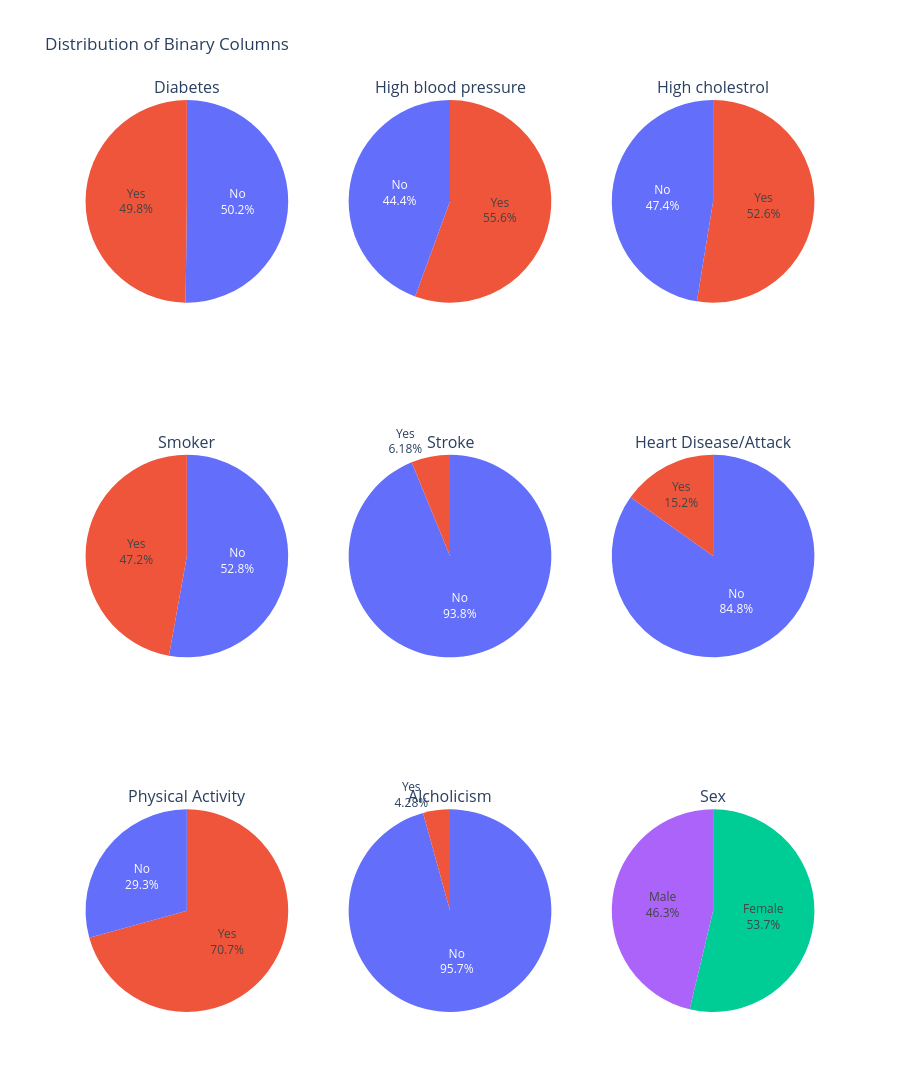

Notebook cell for this chart:
### Code cell
# customize titles for each binary column
titles = ['Diabetes', 'High blood pressure', 'High cholestrol', 'Smoker', 'Stroke', 'Heart Disease/Attack', 'Physical Activity',
          'Alcholicism', 'Sex']

# create a 3x3 subplot to visualize the binary columns using pie charts
fig = make_subplots(
    rows=3, cols=3,
    subplot_titles=titles,
    specs=[[{'type': 'domain'}]*3]*3  # each cell holds a pie chart
    )

# loop through each column to add it to the subplot with a customized title and percentage of each value
for i, (col, title) in enumerate(zip(bin_cols, titles)):
    counts = df_c[col].value_counts().reset_index()
    counts.columns = [col, 'Count']

    row = i // 3 + 1
    col_pos = i % 3 + 1

    # add the figure to the subplot
    fig.add_trace(
        go.Pie(labels=counts[col], values=counts['Count'], textinfo='percent+label'),
        row=row, col=col_pos
    )
# customize the graph
fig.update_layout(
    height=1100,
    title_text='Distribution of Binary Columns',
    template='plotly_white',
    showlegend=False
)

fig.show()

### Figure 1 — Plotly figure (JSON) as saved in the notebook; plotly's stock layout.template omitted (floating-point values rounded to 4 significant figures)
{"data": [{"domain": {"x": [0, 0.2889], "y": [0.7778, 1]}, "labels": ["No", "Yes"], "textinfo": "percent+label", "type": "pie", "values": [6024, 5976]}, {"domain": {"x": [0.3556, 0.6444], "y": [0.7778, 1]}, "labels": ["Yes", "No"], "textinfo": "percent+label", "type": "pie", "values": [6671, 5329]}, {"domain": {"x": [0.7111, 1], "y": [0.7778, 1]}, "labels": ["Yes", "No"], "textinfo": "percent+label", "type": "pie", "values": [6307, 5693]}, {"domain": {"x": [0, 0.2889], "y": [0.3889, 0.6111]}, "labels": ["No", "Yes"], "textinfo": "percent+label", "type": "pie", "values": [6340, 5660]}, {"domain": {"x": [0.3556, 0.6444], "y": [0.3889, 0.6111]}, "labels": ["No", "Yes"], "textinfo": "percent+label", "type": "pie", "values": [11258, 742]}, {"domain": {"x": [0.7111, 1], "y": [0.3889, 0.6111]}, "labels": ["No", "Yes"], "textinfo": "percent+label", "type": "pie", "values": [10179, 1821]}, {"domain": {"x": [0, 0.2889], "y": [0, 0.2222]}, "labels": ["Yes", "No"], "textinfo": "percent+label", "type": "pie", "values": [8482, 3518]}, {"domain": {"x": [0.3556, 0.6444], "y": [0, 0.2222]}, "labels": ["No", "Yes"], "textinfo": "percent+label", "type": "pie", "values": [11486, 514]}, {"domain": {"x": [0.7111, 1], "y": [0, 0.2222]}, "labels": ["Female", "Male"], "textinfo": "percent+label", "type": "pie", "values": [6446, 5554]}], "layout": {"annotations": [{"font": {"size": 16}, "showarrow": false, "text": "Diabetes", "x": 0.1444, "xanchor": "center", "xref": "paper", "y": 1, "yanchor": "bottom", "yref": "paper"}, {"font": {"size": 16}, "showarrow": false, "text": "High blood pressure", "x": 0.5, "xanchor": "center", "xref": "paper", "y": 1, "yanchor": "bottom", "yref": "paper"}, {"font": {"size": 16}, "showarrow": false, "text": "High cholestrol", "x": 0.8556, "xanchor": "center", "xref": "paper", "y": 1, "yanchor": "bottom", "yref": "paper"}, {"font": {"size": 16}, "showarrow": false, "text": "Smoker", "x": 0.1444, "xanchor": "center", "xref": "paper", "y": 0.6111, "yanchor": "bottom", "yref": "paper"}, {"font": {"size": 16}, "showarrow": false, "text": "Stroke", "x": 0.5, "xanchor": "center", "xref": "paper", "y": 0.6111, "yanchor": "bottom", "yref": "paper"}, {"font": {"size": 16}, "showarrow": false, "text": "Heart Disease/Attack", "x": 0.8556, "xanchor": "center", "xref": "paper", "y": 0.6111, "yanchor": "bottom", "yref": "paper"}, {"font": {"size": 16}, "showarrow": false, "text": "Physical Activity", "x": 0.1444, "xanchor": "center", "xref": "paper", "y": 0.2222, "yanchor": "bottom", "yref": "paper"}, {"font": {"size": 16}, "showarrow": false, "text": "Alcholicism", "x": 0.5, "xanchor": "center", "xref": "paper", "y": 0.2222, "yanchor": "bottom", "yref": "paper"}, {"font": {"size": 16}, "showarrow": false, "text": "Sex", "x": 0.8556, "xanchor": "center", "xref": "paper", "y": 0.2222, "yanchor": "bottom", "yref": "paper"}], "height": 1100, "showlegend": false, "title": {"text": "Distribution of Binary Columns"}}}
